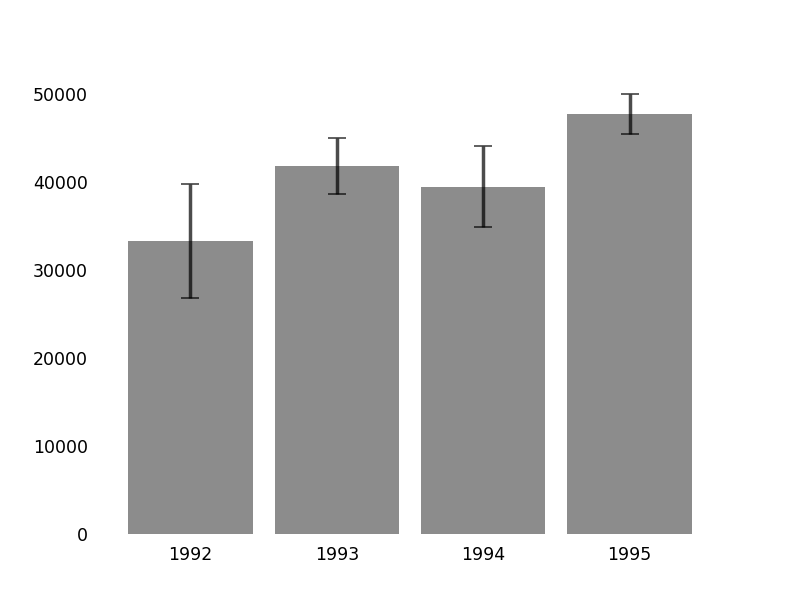

Python code for this plot:
import pandas as pd
import numpy as np
import math
import matplotlib.pyplot as plt
from scipy.stats import norm

np.random.seed(12345)

df = pd.DataFrame([np.random.normal(32000,200000,3650), 
                   np.random.normal(43000,100000,3650), 
                   np.random.normal(43500,140000,3650), 
                   np.random.normal(48000,70000,3650)], 
                  index=[1992,1993,1994,1995]).T
df.head()
stats = df.describe(percentiles=[0.025, 0.975]).T
stats['err'] = stats.apply(lambda row: 1.96*row['std']/math.sqrt(row['count']), axis=1)
stats
fig = plt.figure()
ax = fig.add_subplot(111)

index = range(len(stats.index))
bars = plt.bar(index, stats['mean'], width=0.85, alpha=0.9, color='grey',
               yerr=stats['err'], error_kw={'capsize': 5, 'elinewidth': 2, 'alpha':0.7})
plt.xticks(index, stats.index)

plt.tick_params(top='off', bottom='off', left='off', right='off', labelleft='on', labelbottom='on')
for spine in ax.spines.values():
    spine.set_visible(False)
